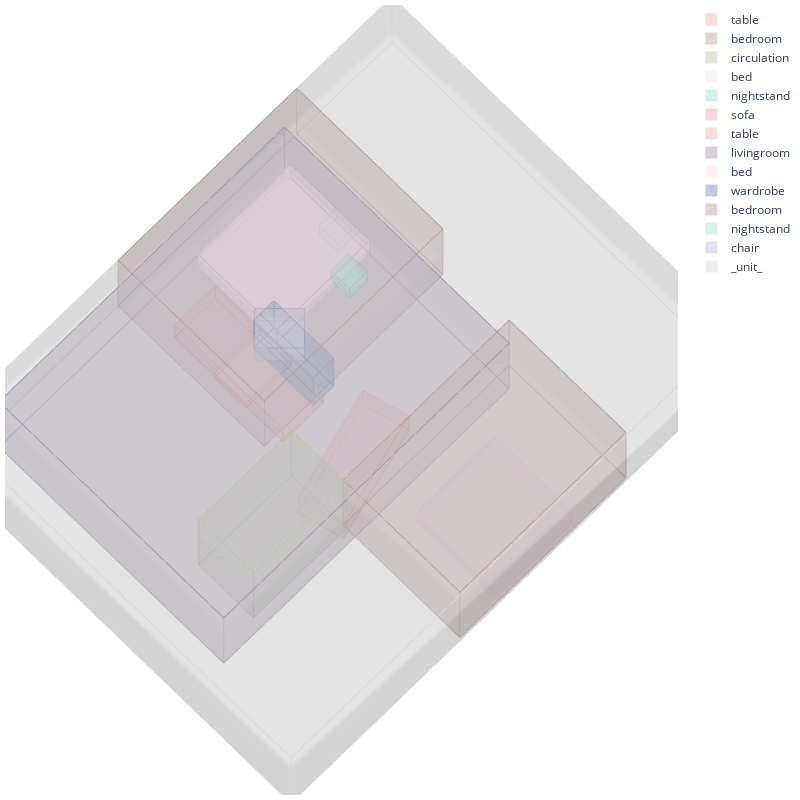

Write notebook code for a chart like this one.
### Code cell
box_points, denormalized_boxes, angles_pred = rationalize_box_params(
    boxes_pred_den, angles_pred, unit_box_mean, unit_box_std, dec_unit_box, data,adj_rel_idx
)
render_plotly_sdf(
    box_points,

    obj_idx2name=obj_idx2name,
    objs=dec_objs,

    shapes_pred=None,

    render_shapes=False,

    render_boxes=True,

    colors=args["dataset"] + "/class_color.json",

    save_as_image=False,

    filename=f"{args['exp']}/scene_render.png",
    obj_to_pidx=obj_to_pidx,

)
